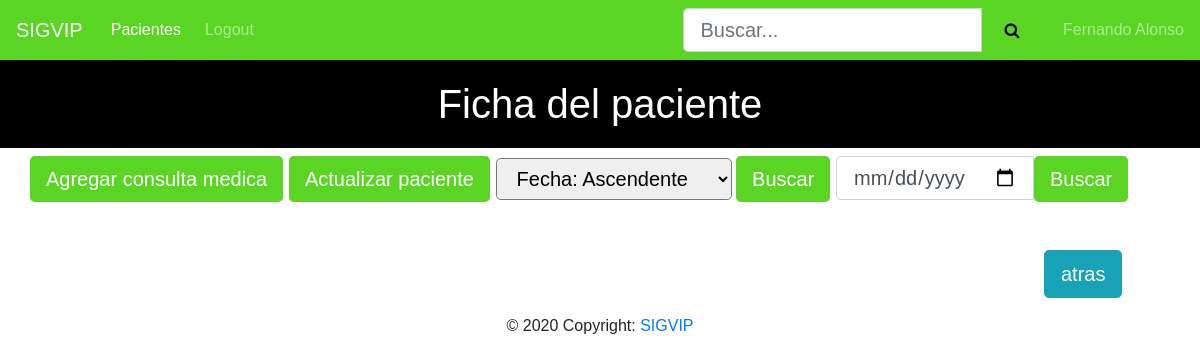
The app's page /ficha/1/ (signed in), older data.
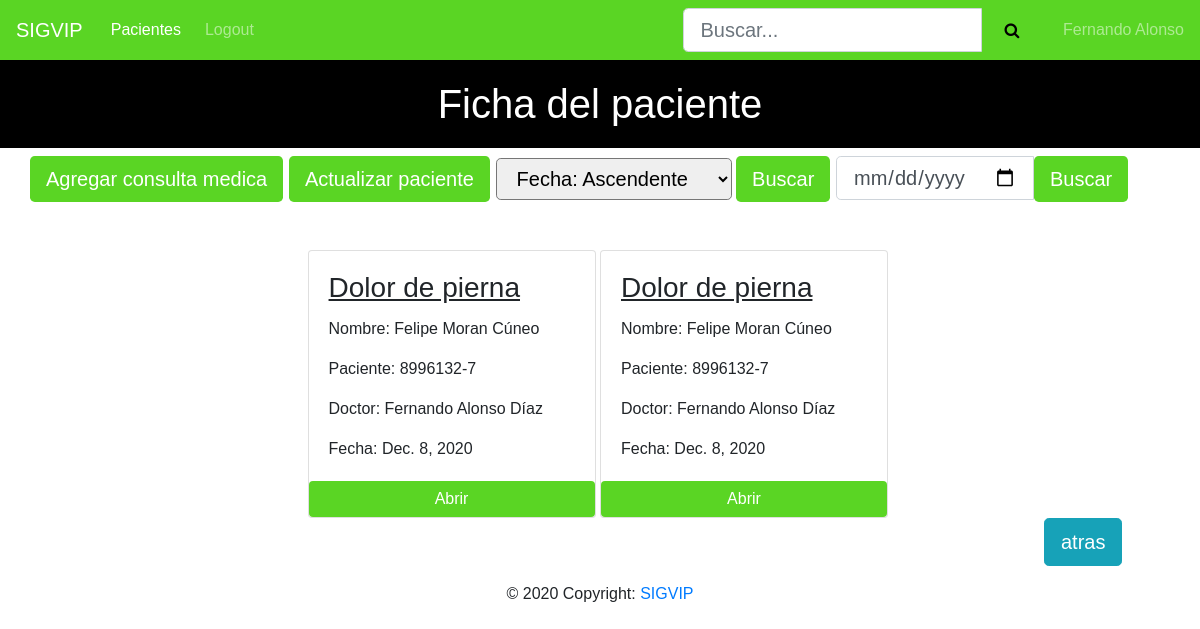
The same page, newer data.
### api/models.py (models this page shows, shortened)
class User(AbstractBaseUser,PermissionsMixin):
    rut = models.CharField(max_length=10,unique=True,validators=[verificador_run])
    nombre = models.CharField(max_length=45)
    apellidoP = models.CharField(max_length=45)
    apellidoM = models.CharField(max_length=45)
    especialidad = models.CharField(max_length=45)
    email = models.EmailField(max_length=60,unique=True)
    """Permisos de usuario"""
    is_active = models.BooleanField(default=True)
    is_staff = models.BooleanField(default=False)
    is_superuser = models.BooleanField(default=False)
    objects = UserManager()
    USERNAME_FIELD = 'email'
    REQUIRED_FIELDS = ['rut','nombre', 'apellidoP','apellidoM']

class ConsultaMedica(models.Model):
    tema = models.CharField(max_length=100)
    rut = models.ForeignKey(Paciente,default=None,on_delete=models.CASCADE)
    doctor = models.ForeignKey(User,default=None,on_delete=models.CASCADE)
    tratamiento = models.ForeignKey(Tratamiento,default=None,on_delete=models.CASCADE)
    diagnostico = models.CharField(max_length=200)
    fecha = models.DateField(default=date.today)
    fichas = models.Manager()

class Paciente(models.Model):
    rut = models.CharField(max_length=10,unique=True,validators=[verificador_run])
    nombre = models.CharField(max_length=45)
    apellidoP = models.CharField(max_length=45)
    apellidoM = models.CharField(max_length=45)
    edad = models.IntegerField()
    email = models.EmailField(max_length=60)
    telefono = models.IntegerField()
    direccion = models.CharField(max_length=200)
    pacientes = models.Manager()
    def __str__(self):
        return "{}".format(self.rut)

### ficha/views.py (the view)
# urls.py: re_path(r'^(?P<rut>\d+)/$',views.HomeFichaView.as_view(),name='fichas'),
class HomeFichaView(LoginRequiredMixin,TemplateView):
    def get(self,request,**kwargs):
        rut=kwargs["rut"]
        fromdate = request.GET.get("fromdate")
        if fromdate:
            post = ConsultaMedica.fichas.filter(Q(fecha = fromdate) & Q(rut_id=rut)).distinct
        else:
            orden = request.GET.get("orden")
            if orden == 'descendente':
                post = ConsultaMedica.fichas.filter(rut_id=rut).order_by('fecha').distinct
            else:
                post = ConsultaMedica.fichas.filter(rut_id=rut).distinct
        return render(request,'ficha.html',{'fichas':post})

### ficha/templates/ficha.html (shortened to what this page needs)
{% extends "base.html" %}
{% block pagina %}
    <h1>Ficha del paciente</h1>
{% endblock%}
{% block content %}
    <div class="row">
        <a style="width: fit-content;" class="btn btn-primary btn-lg" href="create/" role="button">Agregar consulta medica</a>
        <a style="width: fit-content;margin-left: 0.5%" class="btn btn-primary btn-lg" href="update/" role="button">Actualizar paciente</a>
        <form method="GET" style="width: fit-content;margin-left: 0.5%">
            <select  class="btn-lg" name="orden">
                <option value="Ascendente" name="Ascendente" >Fecha: Ascendente</option>
            </select>
            <input type="submit" class="btn-success btn-primary btn-lg" value="Buscar">
        </form>
        <div class="search" style="width: fit-content;margin-left: 0.5%">
            <form method="GET">
                <div id="custom-search-input">
                    <div class="input-group">
                        <input type="date" class="form-control btn-lg" value="{{request.GET.fromdate}}" name="fromdate">
                        <span class="input-group-list">
                            <button type="submit" class="btn-success btn-primary btn-lg">Buscar</button>
                        </span>
                    </div>
                </div>
            </form>
        </div>
    </div>
</div>
<div class="container">
    <div class="row mt-5 justify-content-center">
        {% for consultamedica in fichas %}
            <div class="card" style="width: 18rem;">
                <div class="card-body">
                    <u><strong><h3 class="card-title">{{ consultamedica.tema }}</h3></strong></u>
                    <p class="card-text">Nombre: {{ consultamedica.rut.nombre }} {{ consultamedica.rut.apellidoP }} {{ consultamedica.rut.apellidoM }}</p>
                    <p class="card-text">Paciente: {{ consultamedica.rut }}</p>
                    <p class="card-text">Doctor: {{ consultamedica.doctor.nombre }} {{ consultamedica.doctor.apellidoP }} {{ consultamedica.doctor.apellidoM }}</p>
                    <p class="card-text">Fecha: {{ consultamedica.fecha }}</p>
                </div>
                <a href="detalle/{{consultamedica.id}}/" class="btn btn-primary">Abrir</a>
            </div>
        {% endfor %}
    </div>
    <a style="width: fit-content;margin-left: 90%" class="btn btn-info btn-lg" href="/pacientes" role="button">atras</a>
</div>
{% include "footer.html" %}
{% endblock %}

### pacientes/templates/base.html (shortened to what this page needs)
{% load static %}
<!DOCTYPE html>
<html lang="en">
    <head>
        <link rel="stylesheet" href="https://stackpath.bootstrapcdn.com/bootstrap/4.3.1/css/bootstrap.min.css"
>
        <link href="{% static "css/cursos.css" %}" rel="stylesheet">
    </head>
    <body>
        {% include "navbar.html" %}
        <div style="width: 100%;">
            {% block pagina %}
            {% endblock %}
        </div>
        <div class="container">
            {% block content %}
            {% endblock %}
    </body>
</html>

### pacientes/templates/navbar.html (shortened to what this page needs)
<nav class="navbar navbar-expand-lg navbar-dark">
    <a class="navbar-brand" href="{% url 'index' %}">SIGVIP</a>
    <div class="collapse navbar-collapse" id="navbarNav">
      <ul class="navbar-nav mr-auto">
        {% if user.is_authenticated %}
            <li class="nav-item active">
                <a class="nav-link" href="/pacientes">Pacientes<span class="sr-only">(current)</span></a>
            </li>
            <li class="nav-item">
                <a class="nav-link" href="{% url 'logout' %}">Logout</a>
            </li>
        </ul>
        <div class="search" style="width: fit-content;margin-left: 35%">
            <form method="GET">
                <div id="custom-search-input">
                    <div class="input-group">
                        <input type="text" class="form-control btn-lg" placeholder="Buscar..." name="buscar"
                            value="{{request.GET.buscar}}">
                        <span class="input-group-list">
                            <button style="background-color: #5ad524;border: none;height: 44px;" type="submit"><i class="fa fa-search btn-lg"></i></button>
                        </span>
                    </div>
                </div>
            </form>
        </div>
        <span class="navbar-text" style="width: fit-content;margin-left: 2%">
            {{user.nombre}} {{user.apellidoP}}
        </span>
        {% else %}
            <li class="nav-item">
                <a class="nav-link" href="{% url 'login' %}">Login</a>
            </li>
        {% endif %}
    </div>
</nav>

### pacientes/templates/footer.html
<footer class="page-footer font-small blue">
    <div class="footer-copyright text-center py-3">© 2020 Copyright:
      <a href="https://github.com/White-Mask/ICF232_202010_Grupo10">SIGVIP</a>
    </div>
</footer>

### static/css/cursos.css (style rules this page uses)
body { margin: 0; padding: 0; font-family: sans-serif; }
.navbar { background-color: #5ad524; }
.navbar .navbar-brand { color: white; }
h1 { text-align: center; background-color: black; padding: 20px; color: white; }
.navbar .nav-link { color: white; border-radius: .25rem; margin: 0 0.25em; }
.btn-primary { background-color: #5ad524; border: none; }
.card { position: relative; }

Row changes from the older to the newer data that the page shows:
added ConsultaMedica: tema "Dolor de pierna", rut.nombre "Felipe", rut.apellidoP "Moran", rut.apellidoM "Cúneo", rut "8996132-7", doctor.nombre "Fernando", doctor.apellidoP "Alonso", doctor.apellidoM "Díaz", fecha "Dec. 8, 2020"
added ConsultaMedica: tema "Dolor de pierna", rut.nombre "Felipe", rut.apellidoP "Moran", rut.apellidoM "Cúneo", rut "8996132-7", doctor.nombre "Fernando", doctor.apellidoP "Alonso", doctor.apellidoM "Díaz", fecha "Dec. 8, 2020"
